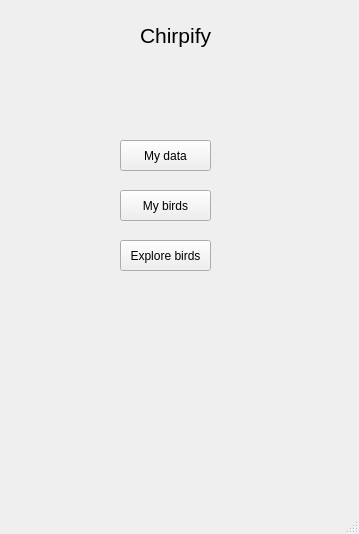
<?xml version="1.0" encoding="UTF-8"?>
<ui version="4.0">
 <class>MainWindow</class>
 <widget class="QMainWindow" name="MainWindow">
  <property name="geometry">
   <rect>
    <x>0</x>
    <y>0</y>
    <width>359</width>
    <height>534</height>
   </rect>
  </property>
  <property name="windowTitle">
   <string>MainWindow</string>
  </property>
  <widget class="QWidget" name="centralwidget">
   <widget class="QLabel" name="headerLabel">
    <property name="geometry">
     <rect>
      <x>140</x>
      <y>10</y>
      <width>121</width>
      <height>51</height>
     </rect>
    </property>
    <property name="font">
     <font>
      <family>Yu Gothic UI</family>
      <pointsize>16</pointsize>
     </font>
    </property>
    <property name="text">
     <string>Chirpify</string>
    </property>
   </widget>
   <widget class="QPushButton" name="myDataPushButton">
    <property name="geometry">
     <rect>
      <x>120</x>
      <y>140</y>
      <width>91</width>
      <height>31</height>
     </rect>
    </property>
    <property name="text">
     <string>My data</string>
    </property>
   </widget>
   <widget class="QPushButton" name="myBirdsPushButton">
    <property name="geometry">
     <rect>
      <x>120</x>
      <y>190</y>
      <width>91</width>
      <height>31</height>
     </rect>
    </property>
    <property name="text">
     <string>My birds</string>
    </property>
   </widget>
   <widget class="QPushButton" name="explorePushButton">
    <property name="geometry">
     <rect>
      <x>120</x>
      <y>240</y>
      <width>91</width>
      <height>31</height>
     </rect>
    </property>
    <property name="text">
     <string>Explore birds</string>
    </property>
   </widget>
   <widget class="QLabel" name="mainPicLabel">
    <property name="geometry">
     <rect>
      <x>60</x>
      <y>60</y>
      <width>91</width>
      <height>101</height>
     </rect>
    </property>
    <property name="minimumSize">
     <size>
      <width>91</width>
      <height>0</height>
     </size>
    </property>
    <property name="text">
     <string/>
    </property>
    <property name="pixmap">
     <pixmap>../qt_main_image/MainWindowImage.png.png</pixmap>
    </property>
    <property name="scaledContents">
     <bool>true</bool>
    </property>
   </widget>
  </widget>
  <widget class="QMenuBar" name="menubar">
   <property name="geometry">
    <rect>
     <x>0</x>
     <y>0</y>
     <width>359</width>
     <height>17</height>
    </rect>
   </property>
  </widget>
  <widget class="QStatusBar" name="statusbar"/>
 </widget>
 <resources/>
 <connections/>
</ui>
